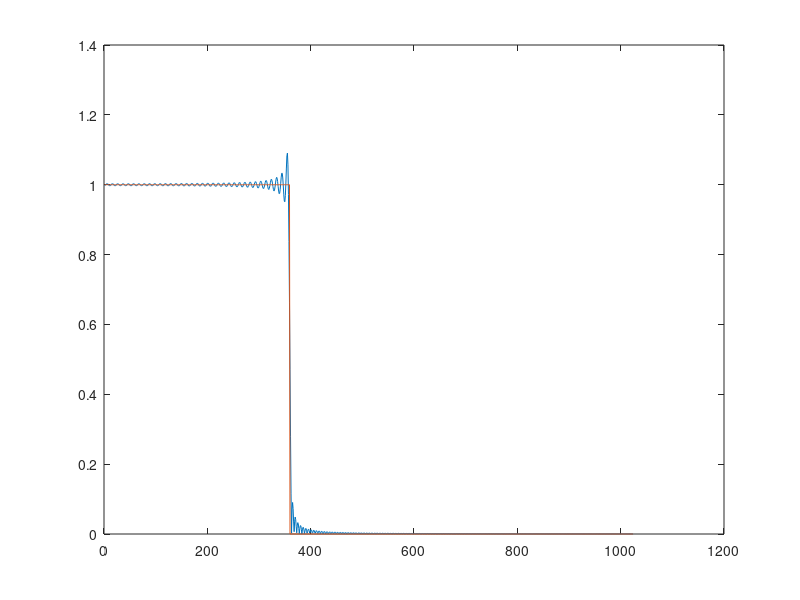

Recreate this plot in MATLAB. (Note: this script raises an error after producing the figure.)
clear all; clc; close all

N=200;
L=1024;
dw = pi/(L-1);
wp = 0.35;
pe = ceil(wp*L);

d = [ones(pe, 1); zeros(L-pe, 1)];
Q = [ones(L, 1) cos((0:L-1)'*(1:(N-1))*dw)];

a = (Q'*Q)\(Q'*d);

coef = [flipud(a(2:end))/2; a(1); a(2:end)/2];

H = fft(coef, 2*L);
figure(1); plot(1:length(H(1:L)), abs(H(1:L)), 1:length(H(1:L)), d)
saveas(figure(1),"img_7_"+N+"_"+wp+".png","png");